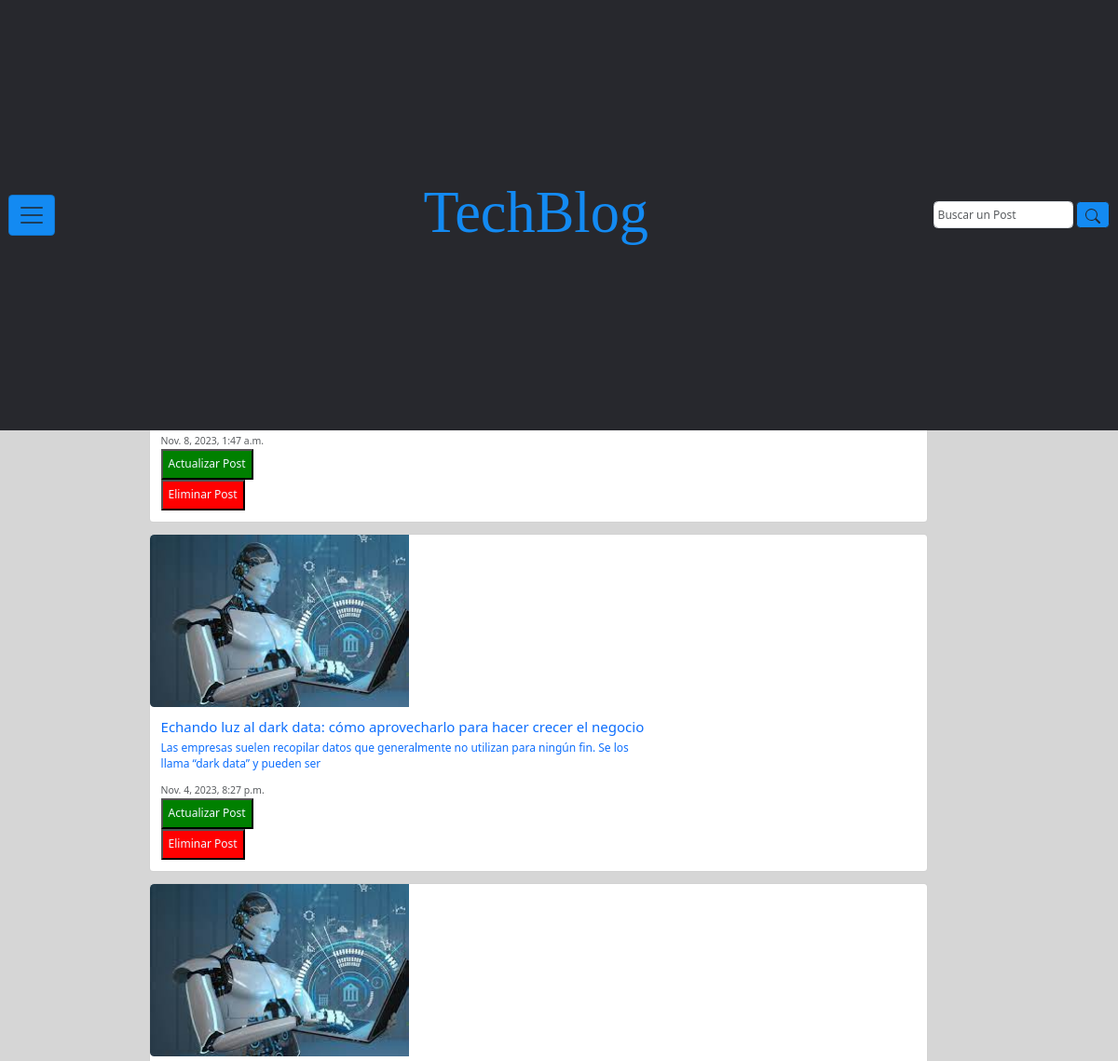
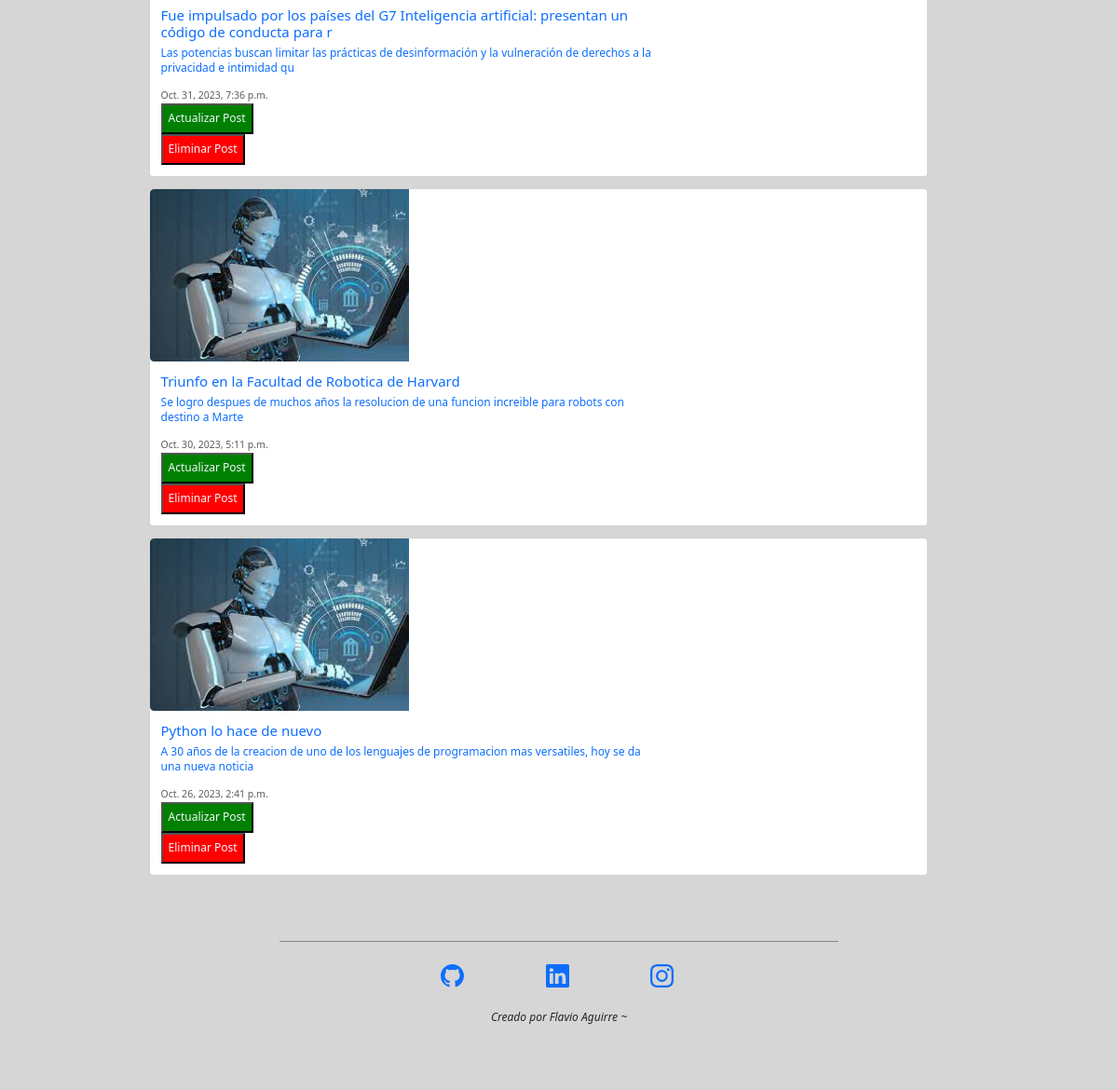
Page /inicio_blog/mis_posts (signed in) on the earlier database version (2 pictures, top to bottom).
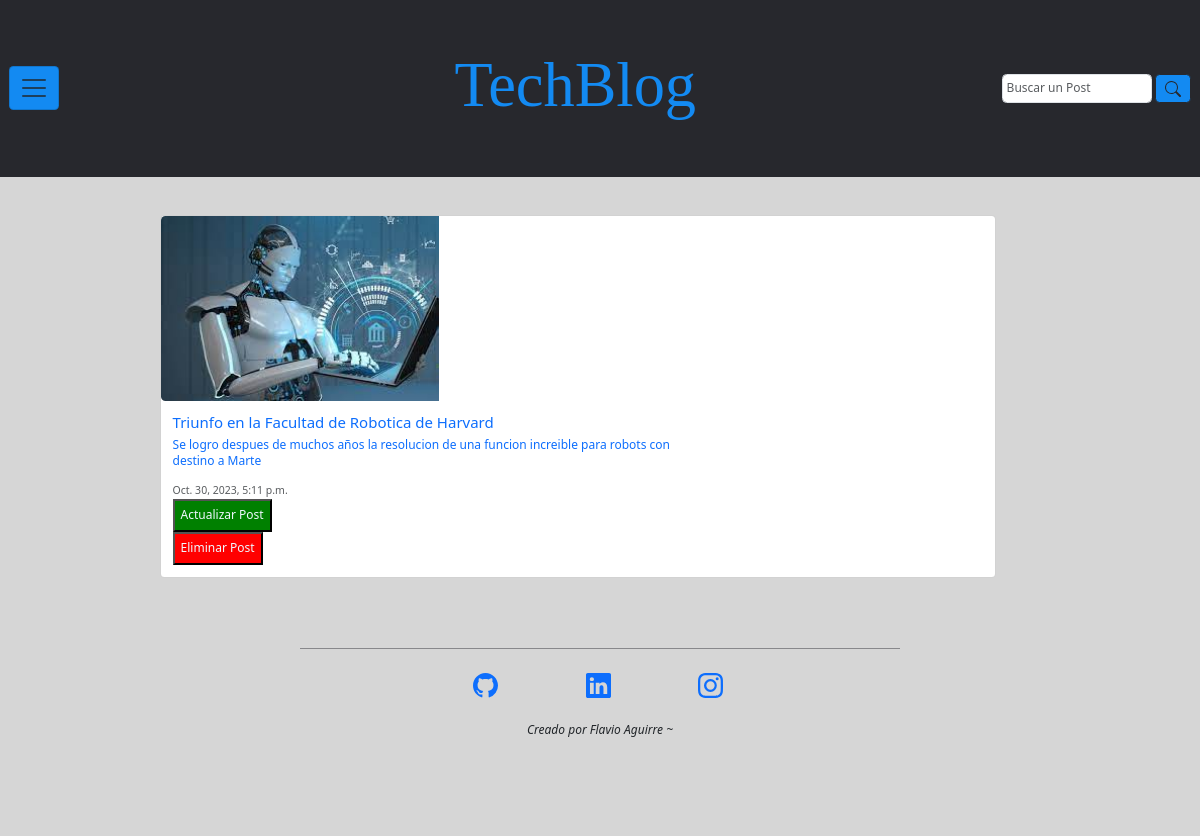
Same page on the later database version.
### inicio_blog/models.py (models this page shows, shortened)
class Posteos(models.Model):
    titulo_posteo = models.CharField(max_length=100)
    descripcion_posteo = models.CharField(max_length=150)
    redaccion_posteo = RichTextField()
    autor_posteo = models.ForeignKey(User, on_delete=models.CASCADE)
    fecha_posteo = models.DateTimeField(auto_now_add=True)
    CATEGORIAS = [
        ('Programacion', 'Programación'),
        ('Robotica', 'Robótica'),
        ('Inteligencia Artificial', 'Inteligencia Artificial'),
    ]
    categoria_posteo = models.CharField(
        max_length=25,
        choices=CATEGORIAS,
        default='Programacion',
    )

### inicio_blog/views.py (the view)
# urls.py: path('inicio_blog/mis_posts', views.mis_posteos, name='mis_posteos'),
def mis_posteos(request):
    lista_posteos = Posteos.objects.all()
    posteos_del_usuario = Posteos.objects.filter(autor_posteo=request.user).order_by('-fecha_posteo')
    return render(request, 'inicio_blog/mis_posts.html', {'posteos_del_usuario': posteos_del_usuario,
                  'lista_posteos': lista_posteos})

### inicio_blog/templates/inicio_blog/mis_posts.html (shortened to what this page needs)
{% extends "base.html" %}
{% load static %}
{% block main %}
    <main class="d-f contenedor-main justify-content-center">
        <section class="row contenedor-section p-20 col-md-11">
            <h1 class="h1_conenedor_section_mis_posteos text-center">Mis Posteos</h1>
            {% if posteos_del_usuario %}
                {% for posteo in posteos_del_usuario %}
                    <article class="conteiner-article_mis_posteos">
                        <div class="card mb-3" style="max-width: 90%;">
                            <a href="{{ posteo.id }}">
                                <div class="row g-0">
                                    <div class="col-md-4">
                                        <img src={% static "assets/img/inicio_blog/img-tecno1.jfif" %} class="img-fluid rounded-start" alt="...">
                                    </div>
                                    <div class="col-md-8">
                                        <div class="card-body">
                                            <h5 class="card-title">{{ posteo.titulo_posteo }}</h5>
                                            <p class="card-text">{{ posteo.descripcion_posteo }}</p>
                                            <p class="card-text"><small class="text-body-secondary">{{ posteo.fecha_posteo }}</small></p>
                                            <a href={% url "actualizar_posteo" posteo.id%}><input class="p-2" style="background-color: green; color: aliceblue;" type="button" value="Actualizar Post"></a>
                                            <a href={% url "eliminar_posteo" posteo.id%}><input class="p-2" style="background-color: red; color: aliceblue;" type="button" value="Eliminar Post"></a>
                                        </div>
                                    </div>
                                </div>
                            </a>
                        </div>
                    </article>
                {% endfor %}
            {% endif %}
    </main>
{% endblock main %}

### templates/base.html (shortened to what this page needs)
{% load static %}
<!DOCTYPE html>
<html lang="es">
<head>
    <link href="https://cdn.jsdelivr.net/npm/bootstrap@5.3.2/dist/css/bootstrap.min.css" rel="stylesheet">
    <link rel="stylesheet" href= {% static "css/styles.css" %}>
</head>
<body>
    <header class="header">
        <nav class="navbar sticky-top fixed-top">
            <div class="container-fluid d-f justify-content-space-beetwen">
                <button class="navbar-toggler" type="button" width="75" data-bs-toggle="offcanvas" data-bs-target="#offcanvasNavbar" aria-controls="offcanvasNavbar" aria-label="Toggle navigation">
                    <span class="navbar-toggler-icon"></span>
                </button>
                <h1 class="h1_brand_navbar"><a class="navbar-brand brand_navbar" href={% url "inicio_blog" %}>TechBlog</a></h1>
                <form class="d-flex" role="search">
                    <input class="form-control me-1" type="search" placeholder="Buscar un Post" name="titulo_posteo" aria-label="Search">
                    <button class="btn btn-outline-success" type="submit">
                    </button>
                </form>
            </div>
        </nav>
    </header>
    {% block main %}
    {% endblock main %}
    <footer class="container-footer">
        <div class="container-footer-iconos">
            <div class="container-footer-iconos-icono">
                <a href="https://github.com/flavioaguirre/Tercera-pre-entrega-Aguirre.git" target="_blank">
                </a>
            </div>
            <div class="container-footer-iconos-icono">
                <a href="https://www.linkedin.com/in/flavio-aguirre-12784a252/" target="_blank">
                </a>
            </div>
            <div class="container-footer-iconos-icono">
                <a href="https://www.instagram.com/flavioaguirre13/" target="_blank">
                </a>
            </div>
        </div>
        <span class="span_footer-nav">
            <cite class="mi_firma" title="Source Title"> Creado por Flavio Aguirre ~</cite>
        </span>
    </footer>
</body>
</html>

### inicio_blog/static/css/styles.css (style rules this page uses)
:root { --primary: #138af2; --secondary: #27282D; --alternative: #27282d72; --bg-color-grey: #cccc; --spacing-xxlarge: 12.5em; --spacing-xlarge: 10em; --spacing-large: 7em; --spacing-medium: 2.4em; --spacing-small: 2em; --spacing-xsmall: 1.2em; --spacing-xxsmall: .3em; --font-principal: Roboto; --font-title: 'Playfair Display', serif; --text-xlarge: 5.2rem; --text-large: 3.2rem; --text-medium: 2.5rem; --text-base: 2rem; --text-small: 1.7rem; --text-xsmall: 1.3rem; }
*::after, *::before, * { margin: 0; padding: 0; box-sizing: border-box; vertical-align: baseline; }
html { scroll-behavior: smooth; font-size: 75%; }
body { min-height: 100vh; background: #cccc; font-size: 100%; line-height: 1.4em; }
a { text-decoration: none; font-style: inherit; }
img, picture, video, iframe { max-width: 100%; width: 100%; display: block; }
form, input, textarea, select, button, label { font-family: inherit; font-size: inherit; hyphens: auto; background-color: transparent; display: block; color: inherit; }
.navbar { position: fixed; height: 20%; background: var(--secondary); }
.btn-outline-success { background: var(--primary); color: var(--secondary); border-color: var(--secondary); }
.navbar-toggler { background: var(--primary); }
.navbar-toggler-icon { height:var(--spacing-medium); width: var(--spacing-small); }
.navbar-brand { font-family: var(--font-title); font-size: var(--text-xlarge); margin-left: 20%; color: var(--primary); }
.form-control { width: var(--spacing-xxlarge); padding: var(--spacing-xxsmall); }
.contenedor-main { margin-top: var(--spacing-large); padding: 4% 6%; display: flex; }
.contenedor-section { padding: 1%; }
.container-footer { position: absolute; height: 20vh; padding: var(--spacing-small); margin-left:25%; border-top: 1px solid var(--alternative); width: 50%; display: flex; flex-direction: column; align-items: center; gap: var(--spacing-small); }
.container-footer-iconos { display: flex; gap: var(--spacing-large); }
.container-footer-iconos-icono { width: var(--spacing-medium); }
.conteiner-article_mis_posteos { margin-left: var(--spacing-small); }
.h1_conenedor_section_mis_posteos { margin-bottom: var(--spacing-xsmall); }

Differences in the rows shown:
removed Posteos: fecha_posteo "Nov. 8, 2023, 1:47 a.m."
removed Posteos: titulo_posteo "Echando luz al dark data: cómo aprovecharlo para hacer crecer el negocio", descripcion_posteo "Las empresas suelen recopilar datos que generalmente no utilizan para ningún fin. Se los llama “dark data” y pueden ser", fecha_posteo "Nov. 4, 2023, 8:27 p.m."
removed Posteos: titulo_posteo "Fue impulsado por los países del G7 Inteligencia artificial: presentan un código de conducta para r", descripcion_posteo "Las potencias buscan limitar las prácticas de desinformación y la vulneración de derechos a la privacidad e intimidad qu", fecha_posteo "Oct. 31, 2023, 7:36 p.m."
removed Posteos: titulo_posteo "Python lo hace de nuevo", descripcion_posteo "A 30 años de la creacion de uno de los lenguajes de programacion mas versatiles, hoy se da una nueva noticia", fecha_posteo "Oct. 26, 2023, 2:41 p.m."
